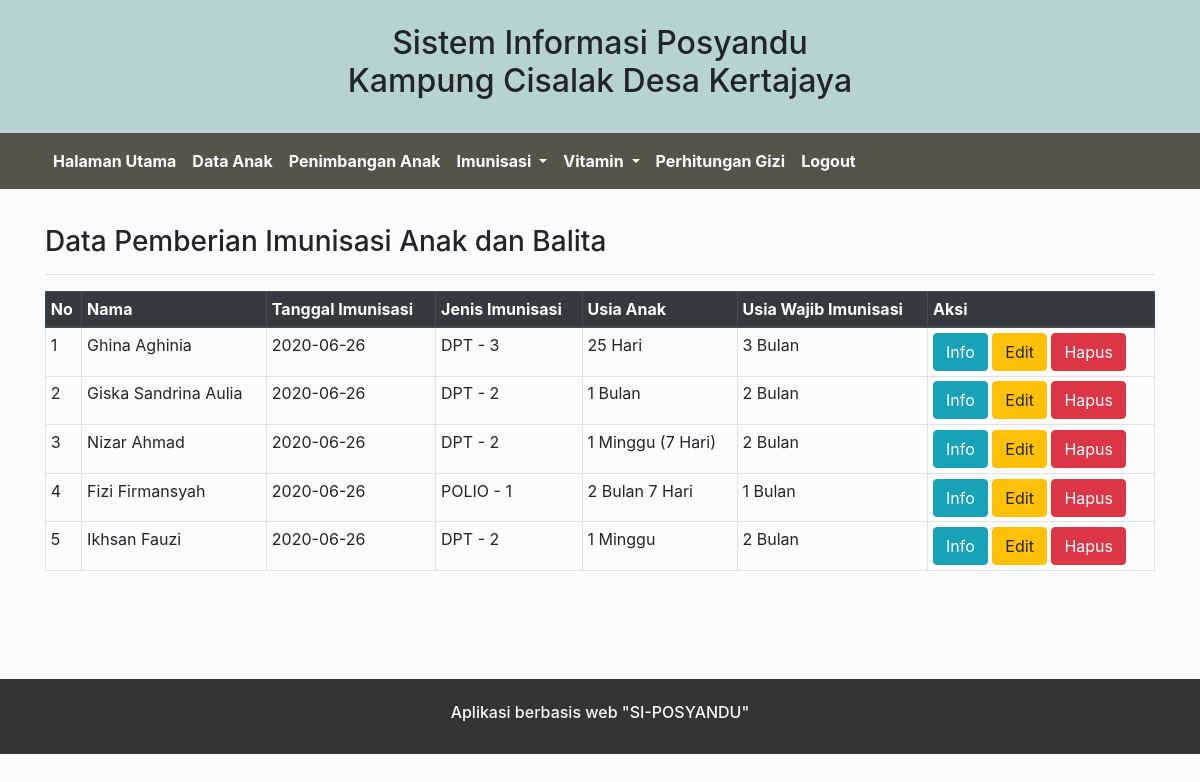
Screenshot of /index.php/imunisasi with the database file from the repository.
### tables this page shows
CREATE TABLE `timbangan` (
  `Kode_timbangan` int(10) NOT NULL,
  `Id_anak` int(10) NOT NULL,
  `Tanggal_penimbangan` date NOT NULL,
  `Berat_timbangan` varchar(5) NOT NULL,
  `Tinggi_timbangan` int(5) NOT NULL,
  `Kode_imunisasi` int(10) NOT NULL,
  `Kode_vitamin` int(10) DEFAULT NULL
);

CREATE TABLE `anak` (
  `Id_anak` int(10) NOT NULL,
  `Nama_anak` varchar(30) NOT NULL,
  `Tanggal_lahir` date NOT NULL,
  `Jenis_kelamin` varchar(20) NOT NULL,
  `Berat_badan` varchar(5) NOT NULL,
  `Tinggi_badan` int(5) NOT NULL,
  `Usia` varchar(30) NOT NULL,
  `Nama_ibu` varchar(20) NOT NULL,
  `Nama_ayah` varchar(20) NOT NULL,
  `Alamat` varchar(50) NOT NULL,
  `Status` varchar(30) NOT NULL
);

CREATE TABLE `imunisasi` (
  `Kode_imunisasi` int(10) NOT NULL,
  `Jenis_imunisasi` varchar(30) NOT NULL,
  `Usia_wajib` varchar(30) NOT NULL
);

### application/controllers/Imunisasi.php (called while the page is built, shortened)
<?php
class Imunisasi extends CI_Controller{
    public function __construct()
    {
        $this->load->model('Imunisasi_model');
    }
    public function index()
    {
        $data['judul'] = 'Data Imunisasi';
        $data['imun'] = $this->Imunisasi_model->getImunisasi();
        $this->load->view('Templates2/Header', $data);
        $this->load->view('Imunisasi/Index', $data);
        $this->load->view('Templates2/Footer');
    }
}

### index.php (called while the page is built, shortened)
<?php
require_once BASEPATH.'core/CodeIgniter.php';

### application/models/Imunisasi_model.php (called while the page is built, shortened)
<?php
class Imunisasi_model extends CI_Model{
    public function getImunisasi()
    {
        $this->db->select('*');
        $this->db->from('timbangan');
        $this->db->join('imunisasi', 'imunisasi.Kode_imunisasi = timbangan.Kode_imunisasi');
        $this->db->join('anak', 'anak.Id_anak = timbangan.Id_anak');
       return $this->db->get()->result_array();
    }
}

### application/views/Imunisasi/Index.php (the view, shortened to what this page needs)
<div class="card-body">
    <div class="container">
    <div class="row mt-3">
        <div class="col">
        <h3> Data Pemberian Imunisasi Anak dan Balita</h3><hr>
        <table class="table table-sm table-bordered table-hover">
  <thead class="thead-dark">
    <tr class= "border border-dark">
      <th scope="col">No</th>
      <th scope="col">Nama</th>
      <th scope="col">Tanggal Imunisasi</th>
      <th scope="col">Jenis Imunisasi</th>
      <th scope="col">Usia Anak</th>
      <th scope="col">Usia Wajib Imunisasi</th>
      <th scope="col">Aksi</th>
    </tr>
  </thead>
  <tbody>
      <?php $no = 1; ?>
  <?php foreach ($imun as $imunn) : ?>
    <tr>
      <td><?= $no++ ?></td>
      <td><?= $imunn['Nama_anak']; ?></td>
      <td><?= $imunn['Tanggal_penimbangan']; ?></td>
      <td><?= $imunn['Jenis_imunisasi']; ?></td>
      <td><?= $imunn['Usia']; ?></td>
      <td><?= $imunn['Usia_wajib']; ?></td>
      <td>
      <a class="btn btn-info" href="<?= base_url(); ?>Imunisasi/detail/<?= $imunn['Kode_timbangan']; ?>" role="button">Info</a>
       <a class="btn btn-warning" href="<?= base_url(); ?>Imunisasi/edit/<?= $imunn['Kode_timbangan']; ?>" role="button" onclick="return confirm('Apakah yakin data ingin diubah?');">Edit</a>
       <a class="btn btn-danger" href="<?= base_url(); ?>Imunisasi/hapus/<?= $imunn['Kode_timbangan']; ?>" role="button" onclick="return confirm('Apakah yakin data ingin dihapus?');">Hapus</a>
      </td>
    </tr>
    <?php endforeach; ?>
  </tbody>
</table>
<br><br><br>
        </div>
    </div>
</div>
</div>

### rows the page displays
timbangan: Id_anak.Nama_anak "Ghina Aghinia", Tanggal_penimbangan "2020-06-26", Kode_imunisasi.Jenis_imunisasi "DPT - 3", Id_anak.Usia "25 Hari", Kode_imunisasi.Usia_wajib "3 Bulan"
timbangan: Id_anak.Nama_anak "Giska Sandrina Aulia", Tanggal_penimbangan "2020-06-26", Kode_imunisasi.Jenis_imunisasi "DPT - 2", Id_anak.Usia "1 Bulan", Kode_imunisasi.Usia_wajib "2 Bulan"
timbangan: Id_anak.Nama_anak "Nizar Ahmad", Tanggal_penimbangan "2020-06-26", Kode_imunisasi.Jenis_imunisasi "DPT - 2", Id_anak.Usia "1 Minggu (7 Hari)", Kode_imunisasi.Usia_wajib "2 Bulan"
timbangan: Id_anak.Nama_anak "Fizi Firmansyah", Tanggal_penimbangan "2020-06-26", Kode_imunisasi.Jenis_imunisasi "POLIO - 1", Id_anak.Usia "2 Bulan 7 Hari", Kode_imunisasi.Usia_wajib "1 Bulan"
timbangan: Id_anak.Nama_anak "Ikhsan Fauzi", Tanggal_penimbangan "2020-06-26", Kode_imunisasi.Jenis_imunisasi "DPT - 2", Id_anak.Usia "1 Minggu", Kode_imunisasi.Usia_wajib "2 Bulan"
